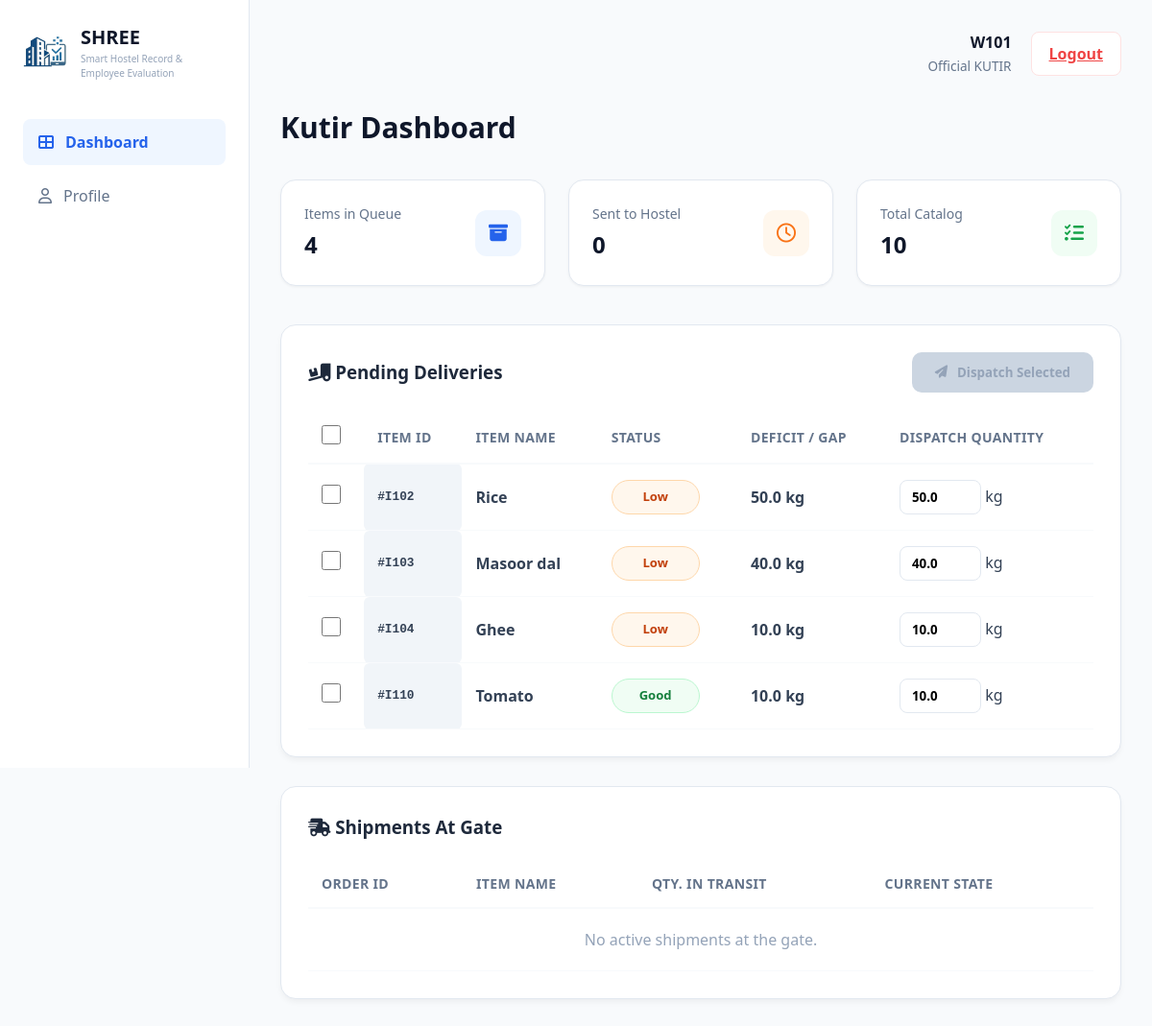
The app's page /accounts/dashboard/supplier/ (signed in) with its own data.
### accounts/models.py (models this page shows, shortened)
class User(AbstractUser):
    ROLE_CHOICES = (
        ('admin', 'Admin'),
        ('warden', 'Warden'),
        ('worker', 'Worker'),
        ('supplier', 'Supplier'),
    )
    role = models.CharField(max_length=20, choices=ROLE_CHOICES)
    phone = models.CharField(max_length=15, blank=True)
    university_id = models.CharField(max_length=50, unique=True)
    security_question = models.CharField(max_length=255, null=True, blank=True)
    security_answer = models.CharField(max_length=255, null=True, blank=True)

class Inventory(models.Model):
    item_id = models.CharField(max_length=20, unique=True)
    item_name = models.CharField(max_length=100)
    current_stock = models.FloatField(default=0.0)
    required_stock = models.FloatField(default=0.0)
    unit = models.CharField(max_length=10, default='kg')
    is_delivered = models.BooleanField(default=False)
    @property
    def get_status(self):
        if self.current_stock <= (self.required_stock * 0.2):
            return "Critical"
        elif self.current_stock <= (self.required_stock * 0.5):
            return "Low"
        else:
            return "Good"

### accounts/views.py (the view)
# urls.py: path('dashboard/supplier/', views.supplier_dashboard, name='supplier_dashboard'),
@login_required
@never_cache
def supplier_dashboard(request):
    if not request.user.is_authenticated:
        return redirect('suplier_login')
    critical_items = Inventory.objects.filter(
        current_stock__lte=F('required_stock') * 0.2
    ).annotate(
        deficit=F('required_stock') - F('current_stock')
    )
    pending_items = Inventory.objects.filter(
        current_stock__lt=F('required_stock')
    ).annotate(
        deficit=F('required_stock') - F('current_stock')
    )
    active_shipments = DeliveryOrder.objects.filter(
        status='DISPATCHED'
    ).select_related('item')
    total_items_count = Inventory.objects.count()
    context = {
        'pending_items': pending_items,
        'critical_items': critical_items,
        'active_shipments': active_shipments,
        'total_items_count': total_items_count,
    }
    return render(request, 'Shree1/dashboardSupplier.html', context)

### templates/Shree1/dashboardSupplier.html (shortened to what this page needs)
{% load static %}
<!doctype html>
<html lang="en">
  <head>
    <link
      rel="stylesheet"
      href="{% static 'Shree1/css/dashboardSupplier.css' %}"
    />
    <link
      rel="stylesheet"
      href="https://cdnjs.cloudflare.com/ajax/libs/font-awesome/6.4.0/css/all.min.css"
    />
  </head>
  <body>
    <div class="container">
      <aside class="sidebar">
        <div class="logo-section">
          <img src="{% static 'Shree1/images/logo_img.jpeg' %}" alt="SHREE Logo" class="nav-logo-file" style="width: 48px; height: 48px; border-radius: 10px; object-fit: contain;" />
          <div>
            <h2 class="logo-name">SHREE</h2>
            <p style="font-size: 10px; color: #94a3b8">Smart Hostel Record & Employee Evaluation</p>
          </div>
        </div>
        <nav class="nav-menu">
          <a href="{% url 'supplier_dashboard' %}" class="nav-item active">
            <i class="fa-solid fa-table-cells-large"></i> Dashboard
          </a>
          <a href="{% url 'supplier_profile' %}" class="nav-item">
            <i class="fa-regular fa-user"></i> Profile
          </a>
        </nav>
      </aside>
      <main class="main-content">
        <header class="top-header">
          <div class="user-info">
            <span class="user-name">{{ user.username|title }}</span>
            <span class="user-role">Official KUTIR </span>
          </div>
          <div class="logout-container">
            <a href="javascript:void(0)" class="logout-btn" onclick="logoutUser()">
               Logout
            </a>
          </div>
        </header>
        <section class="dashboard-intro">
          <h1>Kutir Dashboard</h1>
        </section>
        <div class="stats-grid">
          <div class="stat-card">
            <div class="stat-info">
              <p>Items in Queue</p>
              <h3>{{ pending_items|length }}</h3>
            </div>
            <div class="stat-icon blue-light-bg">
              <i class="fa-solid fa-box-archive"></i>
            </div>
          </div>
          <div class="stat-card">
            <div class="stat-info">
              <p>Sent to Hostel</p>
              <h3>{{ active_shipments.count }}</h3>
            </div>
            <div class="stat-icon orange-light-bg">
              <i class="fa-regular fa-clock"></i>
            </div>
          </div>
          <div class="stat-card">
            <div class="stat-info">
              <p>Total Catalog</p>
              <h3>{{ total_items_count }}</h3>
            </div>
            <div class="stat-icon green-light-bg">
              <i class="fa-solid fa-list-check"></i>
            </div>
          </div>
        </div>
        <div class="card-panel table-section">
          <form
            method="POST"
            action="{% url 'supplier_dispatch_item' %}"
            id="bulkDispatchForm"
          >
            <div class="table-header-group">
              <h3>
                <i class="fa-solid fa-truck-loading"></i> Pending Deliveries
              </h3>
              <button
                type="submit"
                class="bulk-dispatch-btn"
                id="mainDispatchBtn"
                disabled
              >
              </button>
            </div>
            <table class="order-table">
              <thead>
                <tr>
                  <th class="select-column">
                    <input
                      type="checkbox"
                      id="selectAll"
                      class="checkbox-custom"
                    />
                  </th>
                  <th>Item ID</th>
                  <th>Item Name</th>
                  <th>Status</th>
                  <th>Deficit / Gap</th>
                  <th>Dispatch Quantity</th>
                </tr>
              </thead>
              <tbody>
                {% for item in pending_items %}
                <tr>
                  <td class="select-column">
                    <input
                      type="checkbox"
                      name="selected_items"
                      value="{{ item.item_id }}"
                      class="item-checkbox checkbox-custom"
                    />
                  </td>
                  <td class="id-cell">#{{ item.item_id }}</td>
                  <td>
                    <strong>{{ item.item_name }}</strong><br />
                  </td>
                  <td>
                    <span class="supplier-status-badge {{ item.get_status|lower }}">{{ item.get_status }}</span>
                  </td>
                  <td class="qty-text red-text">
                    {{ item.deficit }} {{ item.unit }}
                  </td>
                  <td>
                    <div class="qty-input-group">
                      <input
                        type="number"
                        name="qty_{{ item.item_id }}"
                        class="qty-input"
                        value="{{ item.deficit }}"
                        min="0.1"
                        step="0.1"
                      />
                      <span class="unit-text">{{ item.unit }}</span>
                    </div>
                  </td>
                </tr>
                {% endfor %}
              </tbody>
            </table>
          </form>
        </div>
        <div class="card-panel table-section" style="margin-top: 30px">
          <div class="table-header-group">
            <h3><i class="fa-solid fa-truck-fast"></i> Shipments At Gate</h3>
          </div>
          <table class="order-table">
            <thead>
              <tr>
                <th>Order ID</th>
                <th>Item Name</th>
                <th>Qty. in Transit</th>
                <th>Current State</th>
              </tr>
            </thead>
            <tbody>
              {% for order in active_shipments %}
              <tr>
                <td class="id-cell">#ORD{{ order.id }}</td>
                <td><strong>{{ order.item.item_name }}</strong></td>
                <td class="qty-text">
                  {{ order.qty_delivered }} {{ order.item.unit }}
                </td>
                <td>
                  <span
                    class="status-badge"
                    style="
                      background: #fff7ed;
                      color: #9a3412;
                      border: 1px solid #ffedd5;
                    "
                  >
                    Waiting for Warden OTP
                  </span>
                </td>
              </tr>
              {% empty %}
              <tr>
                <td
                  colspan="5"
                  style="text-align: center; padding: 20px; color: #94a3b8"
                >
                  No active shipments at the gate.
                </td>
              </tr>
              {% endfor %}
            </tbody>
          </table>
        </div>
      </main>
    </div>
  </body>
</html>

### static/Shree1/css/dashboardSupplier.css (style rules this page uses)
:root { --primary-blue: #2563eb; --primary-hover: #1d4ed8; --success-green: #10b981; --warning-orange: #f97316; --warning-hover: #ea580c; --purple: #8b5cf6; --danger-red: #ef4444; --bg-light: #f8fafc; --sidebar-text: #64748b; --border-color: #e2e8f0; --text-dark: #0f172a; --white: #ffffff; }
* { margin: 0; padding: 0; box-sizing: border-box; font-family: 'Segoe UI', Roboto, Helvetica, Arial, sans-serif; }
body { background-color: var(--bg-light); color: #1e293b; line-height: 1.5; }
.container { display: flex; min-height: 100vh; }
.sidebar { width: 260px; background: var(--white); border-right: 1px solid var(--border-color); padding: 24px; display: flex; flex-direction: column; position: sticky; top: 0; height: 100vh; }
.logo-section { display: flex; align-items: center; gap: 12px; margin-bottom: 40px; }
.logo-name { font-size: 1.25rem; font-weight: 700; color: var(--text-dark); }
.nav-item { text-decoration: none; color: var(--sidebar-text); padding: 12px 16px; border-radius: 8px; display: flex; align-items: center; gap: 12px; margin-bottom: 8px; transition: all 0.2s ease; }
.nav-item.active { background: #eff6ff; color: var(--primary-blue); font-weight: 600; }
.main-content { flex: 1; padding: 32px; max-width: 1200px; margin: 0 auto; }
.top-header { display: flex; justify-content: flex-end; gap: 20px; margin-bottom: 30px; align-items: center; }
.user-info { text-align: right; }
.user-name { display: block; font-weight: 600; color: var(--text-dark); }
.user-role { font-size: 0.85rem; color: var(--sidebar-text); }
.logout-btn { background: var(--white); border: 1px solid #fee2e2; color: var(--danger-red); padding: 10px 18px; border-radius: 8px; cursor: pointer; font-weight: 600; display: flex; align-items: center; gap: 8px; transition: 0.2s; }
.dashboard-intro { margin-bottom: 32px; }
.dashboard-intro h1 { font-size: 1.875rem; color: var(--text-dark); margin-bottom: 4px; }
.stats-grid { display: grid; grid-template-columns: repeat(3, 1fr); gap: 24px; margin-bottom: 40px; }
.stat-card { background: var(--white); padding: 24px; border-radius: 16px; display: flex; justify-content: space-between; align-items: center; border: 1px solid var(--border-color); box-shadow: 0 1px 3px rgba(0,0,0,0.05); }
.stat-info p { color: var(--sidebar-text); font-size: 0.875rem; margin-bottom: 4px; }
.stat-info h3 { font-size: 1.5rem; font-weight: 700; color: var(--text-dark); }
.stat-icon { width: 48px; height: 48px; border-radius: 12px; display: flex; align-items: center; justify-content: center; font-size: 1.25rem; }
.blue-light-bg { background: #eff6ff; color: var(--primary-blue); }
.orange-light-bg { background: #fff7ed; color: var(--warning-orange); }
.green-light-bg { background: #f0fdf4; color: #16a34a; }
.card-panel { background: var(--white); padding: 28px; border-radius: 16px; border: 1px solid var(--border-color); box-shadow: 0 4px 6px -1px rgba(0,0,0,0.05); }
.table-header-group { display: flex; justify-content: space-between; align-items: center; width: 100%; margin-bottom: 20px; }
.order-table { width: 100%; border-collapse: collapse; }
.order-table th { text-align: left; padding: 14px; color: var(--sidebar-text); border-bottom: 2px solid var(--bg-light); font-size: 0.875rem; text-transform: uppercase; letter-spacing: 0.025em; }
.order-table td { padding: 16px 14px; border-bottom: 1px solid var(--bg-light); color: #334155; vertical-align: middle; }
.id-cell { font-family: 'Courier New', monospace; font-weight: 600; color: var(--sidebar-text); background: #f1f5f9; padding: 4px 10px; border-radius: 6px; font-size: 0.8rem; }
.qty-input { width: 85px; padding: 8px 12px; border: 1px solid var(--border-color); border-radius: 8px; font-weight: 600; transition: 0.2s; }
.bulk-dispatch-btn { background-color: #cbd5e1; color: #94a3b8; border: none; padding: 12px 24px; border-radius: 10px; cursor: not-allowed; font-weight: 600; display: flex; align-items: center; gap: 10px; transition: all 0.3s ease; pointer-events: auto; }
.bulk-dispatch-btn:disabled { background-color: #cbd5e1 !important; color: #94a3b8 !important; cursor: not-allowed !important; pointer-events: none; transform: none !important; }
.red-text { color: var(--danger-red); font-weight: 600; }
.checkbox-custom { width: 20px; height: 20px; cursor: pointer; accent-color: var(--primary-blue); }

### records on screen
User: username "W101"
Inventory: item_id "I102", item_name "Rice", get_status "Low", deficit "50.0", unit "kg"
Inventory: item_id "I103", item_name "Masoor dal", get_status "Low", deficit "40.0", unit "kg"
Inventory: item_id "I104", item_name "Ghee", get_status "Low", deficit "10.0", unit "kg"
Inventory: item_id "I110", item_name "Tomato", get_status "Good", deficit "10.0", unit "kg"

### other values on screen
{{ pending_items|length }} "4"
{{ active_shipments.count }} "0"
{{ total_items_count }} "10"
